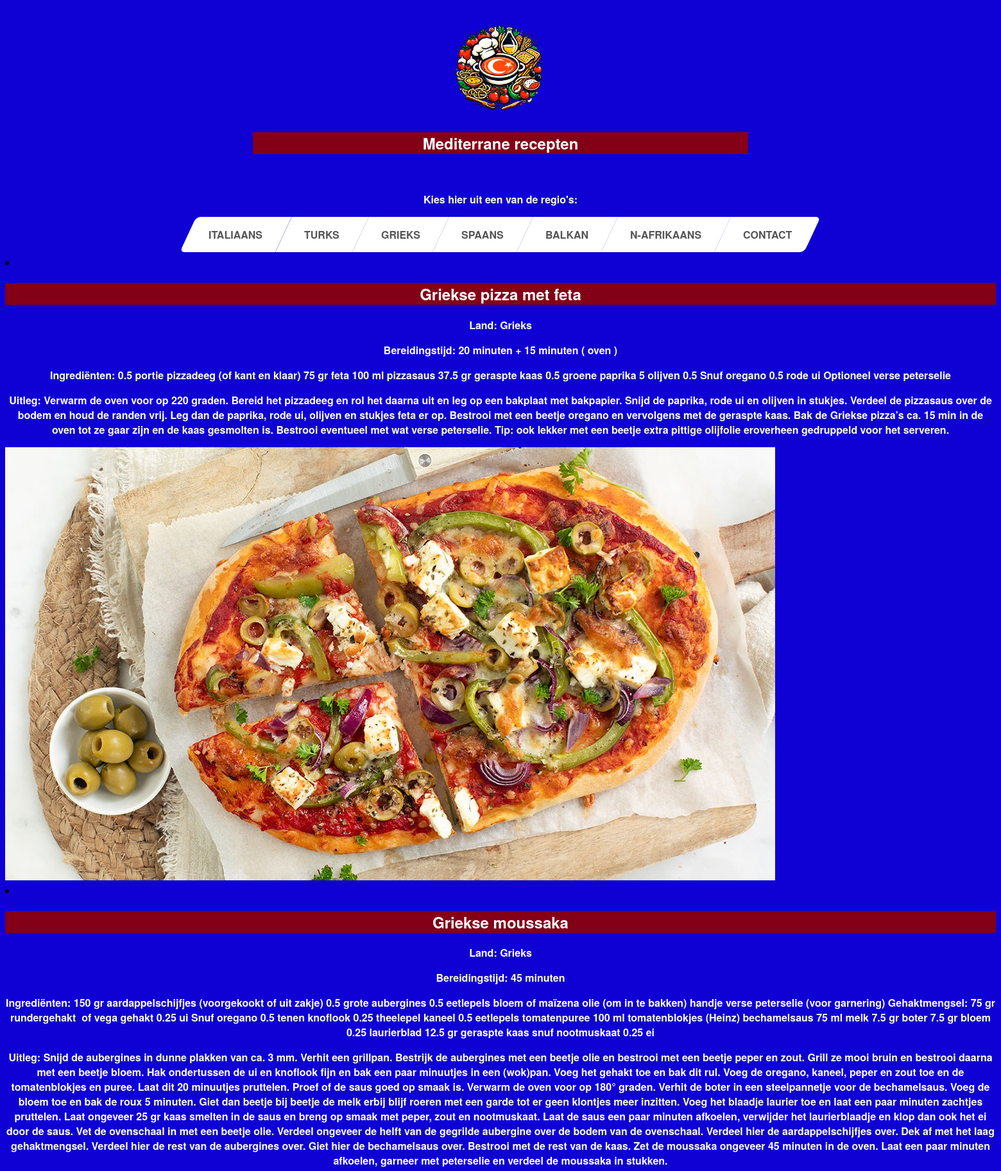
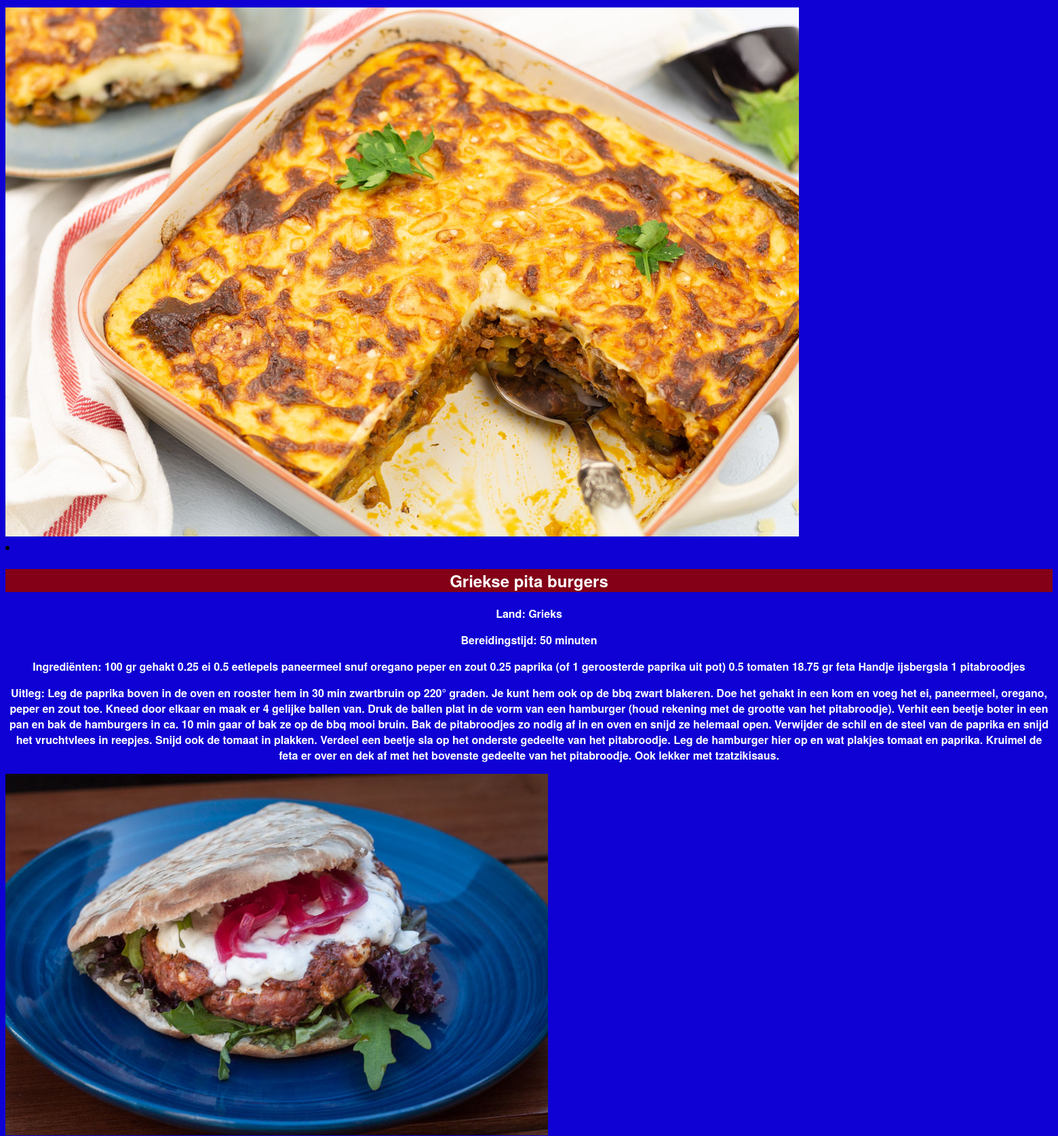
Page /grieks/grieks.php (upper part) on the committed database (2 pictures, top to bottom).
### tables this page shows
CREATE TABLE "recepten" (
	"Land"	TEXT,
	"Bereidingstijd"	TEXT,
	"Recepten"	TEXT
, "Ingredienten"	TEXT, "Uitleg"	TEXT, "Image"	TEXT);

### grieks/class.php (the view, shortened to what this page needs)
<?php
$sql = <<<EOF
SELECT * FROM recepten;
EOF;
$db = new MyDB();
if (!$db) {
    echo $db->lastErrorMsg();
} else {
    $ret = $db->query($sql);
    while ($row = $ret->fetchArray(SQLITE3_ASSOC)) {
        if ($row['Land'] == 'Grieks') {
?>
    <li>
        <h2><?php echo $row['Recepten']; ?></h2>
        <p><strong>Land:</strong> <?php echo $row['Land']; ?></p>
        <p><strong>Bereidingstijd:</strong> <?php echo $row['Bereidingstijd']; ?></p>
        <p><strong>Ingrediënten:</strong> <?php echo $row['Ingredienten']; ?></p>
        <p><strong>Uitleg:</strong> <?php echo $row['Uitleg']; ?></p>
        <img src="<?php echo $row['Image']; ?>" alt="<?php echo $row['Recepten']; ?>">
    </li>
<?php
        }
    }
}
?>

### grieks/navbar.css (style rules this page uses)
body { font-family:Helvetica Neue, Helvetica, sans-serif; }

### grieks/grieks.css (style rules this page uses)
body { background-color: rgb(15, 1, 211); background-repeat: no-repeat; background-position: 60% 0%; background-size: cover; }
h2 { text-align: center; font-family:Helvetica Neue, Helvetica, sans-serif; font-weight: 900; background-color: rgba(145, 0, 0, 0.89); color: white; }
p { text-align: center; font-family:Helvetica Neue, Helvetica, sans-serif; font-weight: 900; color: white; }

### rows in the picture
recepten: Recepten "Griekse pizza met feta", Land "Grieks", Bereidingstijd "20 minuten + 15 minuten ( oven )", Ingredienten "0.5 portie pizzadeeg (of kant en klaar) 75 gr feta 100 ml pizzasaus 37.5 gr geraspte kaas 0.5 groene paprika 5 olijven 0.5 Snuf oregano 0.5 rode ui Optioneel verse peterselie", Uitleg "Verwarm de oven voor op 220 graden. Bereid het pizzadeeg en rol het daarna uit en leg op een bakplaat met bakpapier. Snijd de paprika, rode ui en olijven in stukjes. Verdeel de pizzasaus over de bodem en houd de randen vrij. Leg dan de paprika, rode ui, olijven en stukjes feta er op. Bestrooi met een beetje oregano en vervolgens met de geraspte kaas. Bak de Griekse pizza’s ca. 15 min in de oven tot ze gaar zijn en de kaas gesmolten is. Bestrooi eventueel met wat verse peterselie. Tip: ook lekker met een beetje extra pittige olijfolie eroverheen gedruppeld voor het serveren.", Image (picture)
recepten: Recepten "Griekse moussaka", Land "Grieks", Bereidingstijd "45 minuten", Ingredienten "150 gr aardappelschijfjes (voorgekookt of uit zakje) 0.5 grote aubergines 0.5 eetlepels bloem of maïzena olie (om in te bakken) handje verse peterselie (voor garnering) Gehaktmengsel: 75 gr rundergehakt of vega gehakt 0.25 ui Snuf oregano 0.5 tenen knoflook 0.25 theelepel kaneel 0.5 eetlepels tomatenpuree 100 ml tomatenblokjes (Heinz) bechamelsaus 75 ml melk 7.5 gr boter 7.5 gr bloem 0.25 laurierblad 12.5 gr geraspte kaas snuf nootmuskaat 0.25 ei", Uitleg "Snijd de aubergines in dunne plakken van ca. 3 mm. Verhit een grillpan. Bestrijk de aubergines met een beetje olie en bestrooi met een beetje peper en zout. Grill ze mooi bruin en bestrooi daarna met een beetje bloem. Hak ondertussen de ui en knoflook fijn en bak een paar minuutjes in een (wok)pan. Voeg het gehakt toe en bak dit rul. Voeg de oregano, kaneel, peper en zout toe en de tomatenblokjes en puree. Laat dit 20 minuutjes pruttelen. Proef of de saus goed op smaak is. Verwarm de oven voor op 180° graden. Verhit de boter in een steelpannetje voor de bechamelsaus. Voeg de bloem toe en bak de roux 5 minuten. Giet dan beetje bij beetje de melk erbij blijf roeren met een garde tot er geen…", Image (picture)
recepten: Recepten "Griekse pita burgers", Land "Grieks", Bereidingstijd "50 minuten", Ingredienten "100 gr gehakt 0.25 ei 0.5 eetlepels paneermeel snuf oregano peper en zout 0.25 paprika (of 1 geroosterde paprika uit pot) 0.5 tomaten 18.75 gr feta Handje ijsbergsla 1 pitabroodjes", Uitleg "Leg de paprika boven in de oven en rooster hem in 30 min zwartbruin op 220° graden. Je kunt hem ook op de bbq zwart blakeren. Doe het gehakt in een kom en voeg het ei, paneermeel, oregano, peper en zout toe. Kneed door elkaar en maak er 4 gelijke ballen van. Druk de ballen plat in de vorm van een hamburger (houd rekening met de grootte van het pitabroodje). Verhit een beetje boter in een pan en bak de hamburgers in ca. 10 min gaar of bak ze op de bbq mooi bruin. Bak de pitabroodjes zo nodig af in en oven en snijd ze helemaal open. Verwijder de schil en de steel van de paprika en snijd het vruchtvlees in reepjes. Snijd ook de tomaat in plakken. Verdeel een beetje sla op het onderste gedeelte…", Image (picture)
